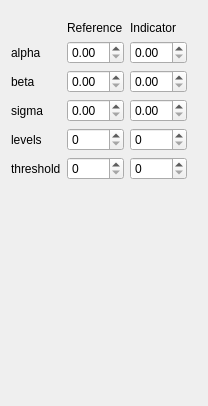
               <widget class="QWidget" name="pureletScenePage">
                <layout class="QGridLayout" name="gridLayout_9">
                 <item row="0" column="0">
                  <layout class="QGridLayout" name="gridLayout_8">
                   <property name="leftMargin">
                    <number>0</number>
                   </property>
                   <property name="topMargin">
                    <number>10</number>
                   </property>
                   <property name="rightMargin">
                    <number>10</number>
                   </property>
                   <property name="bottomMargin">
                    <number>0</number>
                   </property>
                   <item row="0" column="1">
                    <widget class="QLabel" name="label_7">
                     <property name="text">
                      <string>Reference</string>
                     </property>
                    </widget>
                   </item>
                   <item row="0" column="2">
                    <widget class="QLabel" name="label_8">
                     <property name="text">
                      <string>Indicator</string>
                     </property>
                    </widget>
                   </item>
                   <item row="1" column="0">
                    <widget class="QLabel" name="label_9">
                     <property name="text">
                      <string>alpha</string>
                     </property>
                    </widget>
                   </item>
                   <item row="1" column="1">
                    <widget class="QDoubleSpinBox" name="pureletAlphaSceneRefDoubleSpinBox"/>
                   </item>
                   <item row="1" column="2">
                    <widget class="QDoubleSpinBox" name="pureletAlphaSceneIndDoubleSpinBox"/>
                   </item>
                   <item row="2" column="0">
                    <widget class="QLabel" name="label_10">
                     <property name="text">
                      <string>beta</string>
                     </property>
                    </widget>
                   </item>
                   <item row="2" column="1">
                    <widget class="QDoubleSpinBox" name="pureletBetaSceneRefDoubleSpinBox"/>
                   </item>
                   <item row="2" column="2">
                    <widget class="QDoubleSpinBox" name="pureletBetaSceneIndDoubleSpinBox"/>
                   </item>
                   <item row="3" column="0">
                    <widget class="QLabel" name="label_11">
                     <property name="text">
                      <string>sigma</string>
                     </property>
                    </widget>
                   </item>
                   <item row="3" column="1">
                    <widget class="QDoubleSpinBox" name="pureletSigmaSceneRefDoubleSpinBox"/>
                   </item>
                   <item row="3" column="2">
                    <widget class="QDoubleSpinBox" name="pureletSigmaSceneIndDoubleSpinBox"/>
                   </item>
                   <item row="4" column="0">
                    <widget class="QLabel" name="label_12">
                     <property name="text">
                      <string>levels</string>
                     </property>
                    </widget>
                   </item>
                   <item row="4" column="1">
                    <widget class="QSpinBox" name="pureletJSceneRefSpinBox"/>
                   </item>
                   <item row="4" column="2">
                    <widget class="QSpinBox" name="pureletJSceneIndSpinBox"/>
                   </item>
                   <item row="5" column="0">
                    <widget class="QLabel" name="label_13">
                     <property name="text">
                      <string>threshold</string>
                     </property>
                    </widget>
                   </item>
                   <item row="5" column="1">
                    <widget class="QSpinBox" name="pureletTSceneRefSpinBox"/>
                   </item>
                   <item row="5" column="2">
                    <widget class="QSpinBox" name="pureletTSceneIndSpinBox"/>
                   </item>
                  </layout>
                 </item>
                 <item row="1" column="0">
                  <spacer name="verticalSpacer_6">
                   <property name="orientation">
                    <enum>Qt::Vertical</enum>
                   </property>
                   <property name="sizeHint" stdset="0">
                    <size>
                     <width>20</width>
                     <height>215</height>
                    </size>
                   </property>
                  </spacer>
                 </item>
                </layout>
               </widget>
